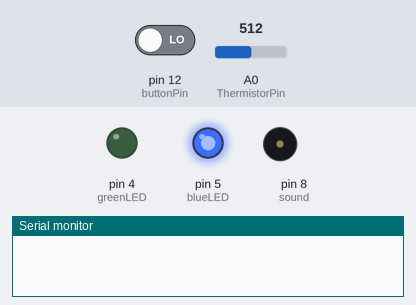
Simulated run of this sketch. Board: Arduino Uno, built with avr-gcc and run on an emulated ATmega328P. Shown: output pins drawn as LEDs (lit = HIGH), buzzer (waves = sounding), the last lines printed to the serial monitor. The inputs (shaded band) are chosen by the test bench; at power-on: pin 12 (buttonPin) LOW, A0 (ThermistorPin) = 512.

Above: at 12.8 s.
12.9 s: pin 12 (buttonPin) driven HIGH
At 15.1 s:
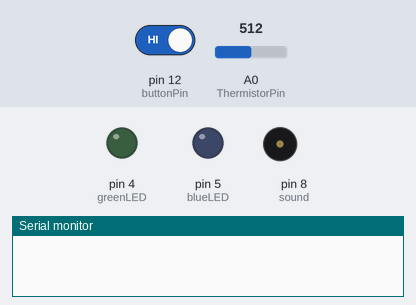
At 20.3 s:
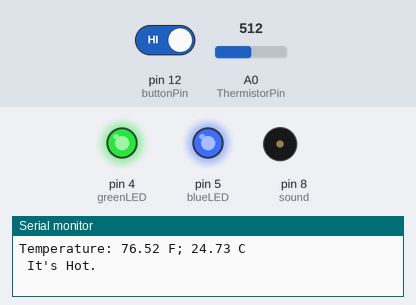
Timing chart, 0 to 28.2 s (numbered marks = the images above; inputs shaded):
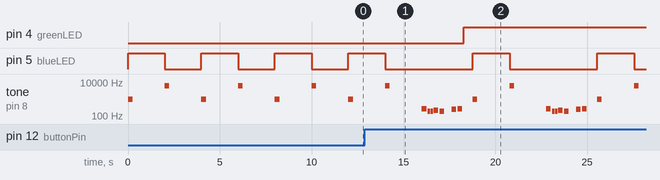

The sketch:

Final-Product-Sketch.ino
```cpp
#include "pitches.h"

// notes in the melody
int melody[]={NOTE_C4, NOTE_G3, NOTE_G3, NOTE_A3, NOTE_G3, 0, NOTE_B3, NOTE_C4};
int noteDurations[]={4, 8, 8, 4, 4, 4, 4, 4};

// LED Lights
const int greenLED = 4;
int blueLED = 5;

// RGB Lights4
int red_light_pin= 3;
int blue_light_pin = 5;
int green_light_pin = 12;

// Buzzer
int sound = 8;

// Button
int buttonPin = 12;
int buttonState = 0;

// Temperature
int ThermistorPin = 0;
int Vo;
float R1 = 10000;
float logR2, R2, T, Tc, Tf;
float c1 = 1.009249522e-03, c2 = 2.378405444e-04, c3 = 2.019202697e-07;
// Light & Temp
const int hot = 14;

void setup()
{
// Buzzer
  pinMode(sound, OUTPUT);
  pinMode(blueLED, OUTPUT);
// Button
  pinMode(buttonPin, INPUT);
// Temperature
  Serial.begin(9600);
  pinMode(greenLED, OUTPUT);
}

void loop()
{

// With Buzzer
  digitalWrite(blueLED, HIGH);
  tone(sound, 1000, 250);
  delay(2000);
  digitalWrite(blueLED, LOW);
  tone(sound, 6000, 250);
  delay(2000);

// Button
  int buttonState = digitalRead(buttonPin);
  if (buttonState == 1) {
    for(int thisNote=0; thisNote <8; thisNote++){
      int noteDuration = 1000 / noteDurations [thisNote];
      tone(8, melody [thisNote], noteDuration);
      int pauseBetweenNotes = noteDuration *1.30;
      delay(pauseBetweenNotes);
      noTone(8);

  }
// Temperature
  Vo = analogRead(ThermistorPin);
  R2 = R1 * (1023.0 / (float)Vo - 1.0);
  logR2 = log(R2);
  T = (1.0 / (c1 + c2*logR2 + c3*logR2*logR2*logR2));
  Tc = T - 273.15;
  Tf = (Tc * 9.0)/ 5.0 + 32.0;

  Serial.print("Temperature: ");
  Serial.print(Tf);
  Serial.print(" F; ");
  Serial.print(Tc);
  Serial.println(" C");

 // Temp & Colour
 if (Tf >= hot) {
  digitalWrite(greenLED, HIGH);
  Serial.println(" It's Hot.");
 }

  delay(500);
  }
}
```

Measured:
- after the input at 12.9 s, pin 4 (greenLED): LOW → HIGH after 5.4 s; pin 5 (blueLED): alternates HIGH for 2.0 s and LOW for 4.8 s, starting after 5.9 s
- by itself, pin 5 (blueLED): alternates HIGH for 2.0 s and LOW for 2.0 s
- by itself, tone on pin 8 (sound): repeats every 6.8 s: silent 1.8 s, 262 Hz 0.25 s, silent 0.08 s, 2 × (196 Hz 0.13 s, silent 0.04 s), 220 Hz 0.25 s, silent 0.08 s, 196 Hz 0.25 s, silent 0.40 s, 247 Hz 0.25 s, silent 0.08 s, 262 Hz 0.25 s, silent 0.58 s, 1000 Hz 0.25 s, silent 1.8 s, 6000 Hz 0.25 s
